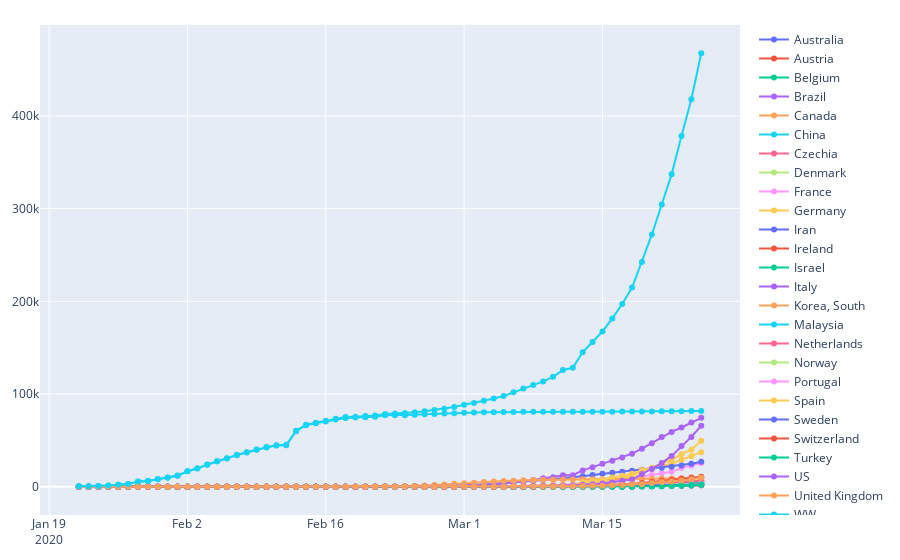

The notebook cell saved with this chart:
### Code cell
fig = go.Figure()
for i in hi_co_li:
    fig.add_trace(go.Scatter(x=c_df["Date"],y=c_df[i],mode='lines+markers',name=i))
fig.update_layout(
    margin=dict(l=40, r=30, t=25, b=25),

)  
#fig.update_layout(yaxis_type="log")
fig.show()
